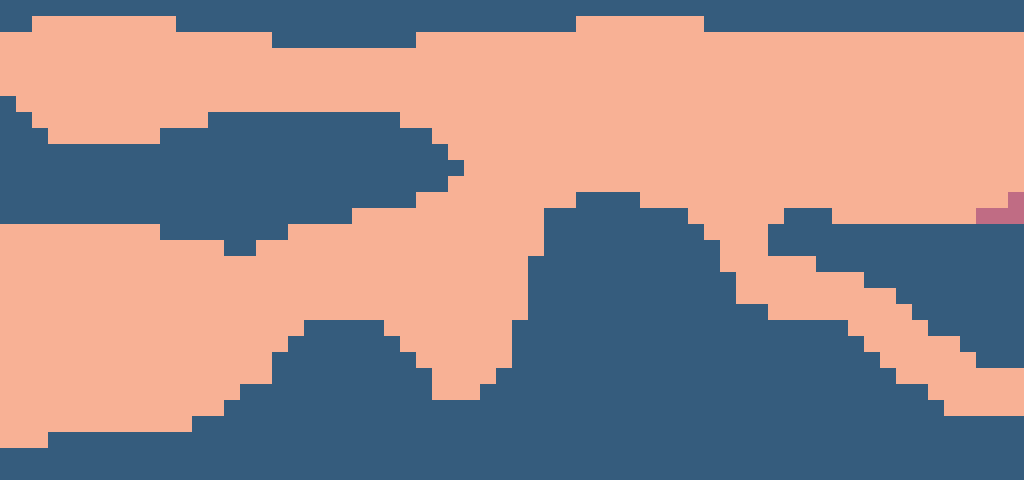

A level layout from a 2D game, rendered from its tile map. Below: a short description, then the map file with tile-grid data replaced by summaries:
An orthogonal 64x30 tile map with 16x16 px tiles, 2 tile layers (background, graphics), 3 tilesets and 57 objects.

<map version="1.0" orientation="orthogonal" renderorder="right-down" width="64" height="30" tilewidth="16" tileheight="16" nextobjectid="135">
 <tileset firstgid="1" name="ground" tilewidth="16" tileheight="16" tilecount="1">
  <image source="../../16X16 textures/v3/ground.png" trans="ff00ff" width="16" height="16" />
 </tileset>
 <tileset firstgid="2" name="background" tilewidth="16" tileheight="16" tilecount="1">
  <image source="../../16X16 textures/v3/background.png" trans="ff00ff" width="16" height="16" />
 </tileset>
 <tileset firstgid="3" name="enemy" tilewidth="16" tileheight="16" tilecount="1">
  <image source="../../16X16 textures/v3/enemy.png" trans="ff00ff" width="16" height="16" />
 </tileset>
 <layer name="background" width="64" height="30">
  <data>[1920 cells, 1920 non-empty, 1 distinct tile ids]</data>
 </layer>
 <layer name="graphics" width="64" height="30">
  <data>[1920 cells, 923 non-empty, 2 distinct tile ids]</data>
 </layer>
 <objectgroup name="ground">
  <object id="70" x="272" y="32" width="144" height="16" />
  <object id="71" x="0" y="96" width="16" height="48" />
  <object id="72" x="16" y="112" width="16" height="32" />
  <object id="73" x="32" y="128" width="16" height="16" />
  <object id="74" x="48" y="144" width="160" height="16" />
  <object id="77" x="160" y="128" width="48" height="16" />
  <object id="78" x="208" y="112" width="192" height="96" />
  <object id="79" x="400" y="128" width="16" height="80" />
  <object id="80" x="416" y="128" width="16" height="64" />
  <object id="81" x="432" y="144" width="16" height="48" />
  <object id="82" x="448" y="160" width="16" height="16" />
  <object id="83" x="0" y="208" width="160" height="16" />
  <object id="84" x="160" y="224" width="128" height="16" />
  <object id="85" x="224" y="240" width="32" height="16" />
  <object id="86" x="288" y="208" width="64" height="16" />
  <object id="87" x="0" y="0" height="480" />
  <object id="88" x="0" y="448" width="1024" height="32" />
  <object id="90" x="48" y="432" width="144" height="16" />
  <object id="91" x="192" y="416" width="832" height="32" />
  <object id="93" x="976" y="352" width="48" height="16" />
  <object id="94" x="960" y="336" width="32" height="16" />
  <object id="95" x="928" y="320" width="32" height="16" />
  <object id="96" x="912" y="304" width="16" height="16" />
  <object id="97" x="896" y="288" width="16" height="16" />
  <object id="98" x="880" y="272" width="16" height="16" />
  <object id="100" x="864" y="272" width="16" height="16" />
  <object id="101" x="816" y="256" width="48" height="16" />
  <object id="102" x="784" y="240" width="32" height="16" />
  <object id="103" x="768" y="240" width="16" height="16" />
  <object id="104" x="224" y="400" width="720" height="16" />
  <object id="105" x="240" y="384" width="192" height="16" />
  <object id="106" x="272" y="352" width="144" height="32" />
  <object id="107" x="416" y="368" width="16" height="16" />
  <object id="108" x="288" y="336" width="112" height="16" />
  <object id="109" x="304" y="320" width="80" height="16" />
  <object id="110" x="479.333" y="383.333" width="448" height="16" />
  <object id="112" x="494.667" y="367.333" width="400" height="16" />
  <object id="113" x="848" y="336" width="16" height="32" />
  <object id="114" x="864" y="352" width="16" height="16" />
  <object id="115" x="512" y="320" width="336" height="48" />
  <object id="116" x="528" y="256.667" width="192" height="64" />
  <object id="117" x="720" y="272" width="16" height="48" />
  <object id="118" x="736" y="304" width="32" height="16" />
  <object id="119" x="544" y="208" width="144" height="48" />
  <object id="120" x="688" y="224" width="16" height="32" />
  <object id="121" x="704" y="240" height="16" />
  <object id="122" x="576" y="192" width="64" height="16" />
  <object id="123" x="768" y="224" width="256" height="16" />
  <object id="125" x="1008" y="208" width="16" />
  <object id="127" x="784" y="208" width="48" height="16" />
  <object id="128" x="-0.666667" y="0" width="32" height="32" />
  <object id="129" x="176" y="16" width="400" height="16" />
  <object id="130" x="704" y="16" width="320" height="16" />
  <object id="131" x="32" y="0" width="992" height="16" />
  <object id="134" x="1024" y="-1.33333" height="480" />
 </objectgroup>
 <objectgroup name="mobs" />
 <objectgroup name="finish blocks">
  <object id="132" x="976" y="208" width="48" height="16" />
  <object id="133" x="1008" y="192" width="16" height="16" />
 </objectgroup>
 <objectgroup name="abstrackt stop block" />
</map>
